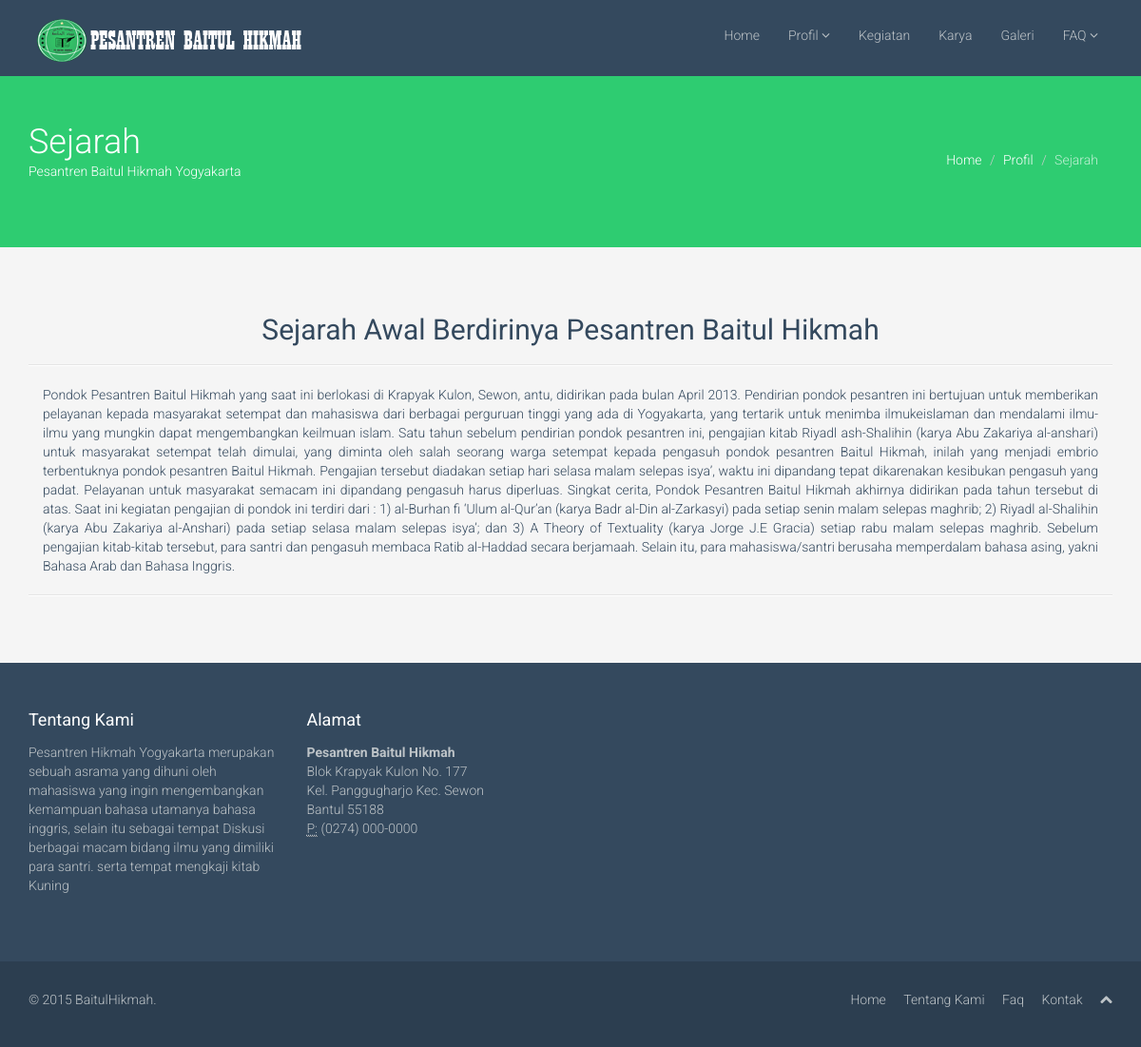
Page /sejarah.php on the committed database.
### tables this page shows
CREATE TABLE IF NOT EXISTS `tb_profil` (
  `id_pro` varchar(5) NOT NULL,
  `judul_pro` varchar(65) NOT NULL,
  `isi_pro` text NOT NULL,
  `gbr_pro` varchar(50) NOT NULL
);

### sejarah.php (the view, shortened to what this page needs)
<!DOCTYPE html>
<html lang="en">
<head>
  <link href="css/bootstrap.min.css" rel="stylesheet">
  <link href="css/font-awesome.min.css" rel="stylesheet">
  <link href="css/prettyPhoto.css" rel="stylesheet">
  <link href="css/animate.css" rel="stylesheet">
  <link href="css/main.css" rel="stylesheet">
</head>
<body>
<?php include 'kontrol/database.php' ?>
  <header class="navbar navbar-inverse navbar-fixed-top wet-asphalt" role="banner">
    <div class="container">
      <div class="navbar-header">
        <a class="navbar-brand" href="index.php"><img src="images/logo.png" alt="logo"></a>
            </div>
            <div class="collapse navbar-collapse">
                <ul class="nav navbar-nav navbar-right">
                    <li><a href="index.php">Home</a></li>
                    <li class="dropdown">
                        <a href="#" class="dropdown-toggle" data-toggle="dropdown">Profil <i class="icon-angle-down"></i></a>
                    </li>
                    <li><a href="kegiatan.php">Kegiatan</a></li>
                    <li><a href="karya.php">Karya</a></li>
                    <li><a href="galeri.php">Galeri</a></li>
                    <li class="dropdown">
                        <a href="#" class="dropdown-toggle" data-toggle="dropdown">FAQ <i class="icon-angle-down"></i></a>
                    </li>
                </ul>
            </div>
    </div>
  </header>
  <section id="title" class="emerald">
    <div class="container">
      <div class="row">
        <div class="col-sm-6">
          <h1>Sejarah</h1>
          <p>Pesantren Baitul Hikmah Yogyakarta</p>
        </div>
        <div class="col-sm-6">
          <ul class="breadcrumb pull-right">
            <li><a href="index.php">Home</a></li>
            <li><a href="#">Profil</a></li>
            <li class="active">Sejarah</li>
          </ul>
        </div>
      </div>
    </div>
  </section>
    <?php
    $baca=mysql_query("select * from tb_profil where id_pro='4'");
    $tulis=mysql_fetch_array($baca);
     ?>
  <section id="career" class="container">
    <div class="center">
      <h2><?php echo $tulis['judul_pro']; ?></h2>
    </div>
    <hr>
    <div class="col-md-12">
    <p><?php echo $tulis['isi_pro']; ?></p>
    </div>
    <hr>
  </section>
  <section id="bottom" class="wet-asphalt">
        <div class="container">
            <div class="row">
                <div class="col-md-3 col-sm-6">
                    <h4>Tentang Kami</h4>
                    <p>Pesantren Hikmah Yogyakarta merupakan sebuah asrama yang dihuni oleh mahasiswa yang ingin mengembangkan kemampuan bahasa utamanya bahasa inggris, selain itu sebagai tempat Diskusi berbagai macam bidang ilmu yang dimiliki para santri. serta tempat mengkaji kitab Kuning</p>
                </div>
                <div class="col-md-3 col-sm-6" >
                    <h4>Alamat</h4>
                    <address>
                        <strong>Pesantren Baitul Hikmah</strong><br>
                        Blok Krapyak Kulon No. 177<br>
                        Kel. Panggugharjo Kec. Sewon<br>
                        Bantul 55188<br>
                        <abbr title="Phone">P:</abbr> (0274) 000-0000
                    </address>
                </div>
            </div>
        </div>
    </section>
    <footer id="footer" class="midnight-blue">
        <div class="container">
            <div class="row">
                <div class="col-sm-6">
                    &copy; 2015 <a target="_blank" href="http://pesantrenbaitulhikmahjogja.com" title="">BaitulHikmah</a>.
                </div>
                <div class="col-sm-6">
                    <ul class="pull-right">
                        <li><a href="#">Home</a></li>
                        <li><a href="#">Tentang Kami</a></li>
                        <li><a href="#">Faq</a></li>
                        <li><a href="#">Kontak</a></li>
                        <li><a id="gototop" class="gototop" href="#"><i class="icon-chevron-up"></i></a></li>
                    </ul>
                </div>
            </div>
        </div>
    </footer>
</body>
</html>

### css/main.css (style rules this page uses)
body { padding-top: 80px; color: #34495e; background: #f5f5f5; font-family: 'Roboto', sans-serif; font-weight: 300; }
h1, h2, h3, h4, h5, h6 { font-family: 'Roboto', sans-serif; font-weight: 400; }
a { color: #34495e; -webkit-transition: 300ms; -moz-transition: 300ms; -o-transition: 300ms; transition: 300ms; }
hr { border-top: 1px solid #e5e5e5; border-bottom: 1px solid #fff; }
body > section { padding: 50px 0; }
.turquoise, .green-sea, .sun-flower, .orange, .emerald, .nephrits, .carrot, .pumkin, .peter-river, .belize-hole, .alizarin, .pomegranate, .amethyst, .wisteria, .clouds .silver, .wet-asphalt, .midnight-blue, .concrete, .asbestos { color: #fff; }
.turquoise h1, .green-sea h1, .sun-flower h1, .orange h1, .emerald h1, .nephrits h1, .carrot h1, .pumkin h1, .peter-river h1, .belize-hole h1, .alizarin h1, .pomegranate h1, .amethyst h1, .wisteria h1, .clouds .silver h1, .wet-asphalt h1, .midnight-blue h1, .concrete h1, .asbestos h1, .turquoise h2, .green-sea h2, .sun-flower h2, .orange h2, .emerald h2, .nephrits h2, .carrot h2, .pumkin h2, .peter-river h2, .belize-hole h2, .alizarin h2, .pomegranate h2, .amethyst h2, .wisteria h2, .clouds .silver h2, .wet-asphalt h2, .midnight-blue h2, .concrete h2, .asbestos h2, .turquoise h3, .green-sea h3, .sun-flower h3, .orange h3, .emerald h3, .nephrits h3, .carrot h3, .pumkin h3, .peter-river h3, .belize-hole h3, .alizarin h3, .pomegranate h3, .amethyst h3, .wisteria h3, .clouds .silver h3, .wet-asphalt h3, .midnight-blue h3, .concrete h3, .asbestos h3, .turquoise h4, .green-sea h4, .sun-flower h4, .orange h4, .emerald h4, .nephrits h4, .carrot h4, .pumkin h4, .peter-river h4, .belize-hole h4, .alizarin h4, .pomegranate h4, .amethyst h4, .wisteria h4, .clouds .silver h4, .wet-asphalt h4, .midnight-blue h4, .concrete h4, .asbestos h4, .turquoise h5, .green-sea h5, .sun-flower h5, .orange h5, .emerald h5, .nephrits h5, .carrot h5, .pumkin h5, .peter-river h5, .belize-hole h5, .alizarin h5, .pomegranate h5, .amethyst h5, .wisteria h5, .clouds .silver h5, .wet-asphalt h5, .midnight-blue h5, .concrete h5, .asbestos h5, .turquoise h6, .green-sea h6, .sun-flower h6, .orange h6, .emerald h6, .nephrits h6, .carrot h6, .pumkin h6, .peter-river h6, .belize-hole h6, .alizarin h6, .pomegranate h6, .amethyst h6, .wisteria h6, .clouds .silver h6, .wet-asphalt h6, .midnight-blue h6, .concrete h6, .asbestos h6 { color: #fff; }
.emerald { background-color: #2ecc71; }
.wet-asphalt { background-color: #34495e; }
.wet-asphalt a:not(.btn) { color: #bdc3c7; }
.midnight-blue { background-color: #2c3e50; }
#title h1 { margin: 0; font-size: 36px; font-weight: 300; }
.center { text-align: center; }
ul.breadcrumb { margin: 20px 0 0; background: transparent; }
ul.breadcrumb > li { text-shadow: none; }
ul.breadcrumb > li > a, ul.breadcrumb > li .divider { color: #fff; }
ul.breadcrumb > li.active { color: rgba(255, 255, 255, 0.7); }
.navbar-inverse { border: none; }
.navbar-inverse .navbar-brand { font-family: 'Bubbler One', sans-serif; font-size: 36px; line-height: 50px; color: #fff; }
.navbar-inverse .navbar-nav { margin-top: 20px; }
.navbar-inverse .navbar-nav > li > a { padding-top: 7px; padding-bottom: 7px; border-radius: 4px; color: #bdc3c7; }
.navbar-inverse .navbar-collapse, .navbar-inverse .navbar-form { border-top: 0; }
#bottom { color: #bdc3c7; }
#bottom h4 { margin-top: 0; margin-bottom: 15px; }
.row > div { margin-bottom: 10px; }
#footer { padding-top: 30px; padding-bottom: 30px; color: #bdc3c7; }
#footer a { color: #bdc3c7; }
#footer ul { list-style: none; padding: 0; margin: 0; }
#footer ul > li { display: inline-block; margin-left: 15px; }

### rows in the picture
tb_profil: judul_pro "Sejarah Awal Berdirinya Pesantren Baitul Hikmah", isi_pro "Pondok Pesantren Baitul Hikmah yang saat ini berlokasi di Krapyak Kulon, Sewon, antu, didirikan pada bulan April 2013. Pendirian pondok pesantren ini bertujuan untuk memberikan pelayanan kepada masyarakat setempat dan mahasiswa dari berbagai perguruan tinggi yang ada di Yogyakarta, yang tertarik untuk menimba ilmukeislaman dan mendalami ilmu-ilmu yang mungkin dapat mengembangkan keilmuan islam. Satu tahun sebelum pendirian pondok pesantren ini, pengajian kitab Riyadl ash-Shalihin (karya Abu Zakariya al-anshari) untuk masyarakat setempat telah dimulai, yang diminta oleh salah seorang warga setempat kepada pengasuh pondok pesantren Baitul Hikmah, inilah yang menjadi embrio terbentuknya pondok…"
